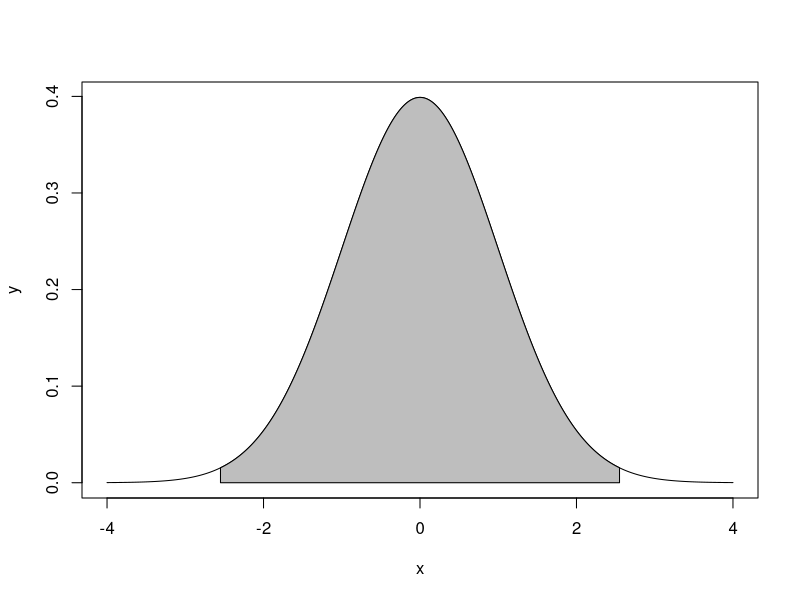

Source code (R):
# Page no 120

prob1 <- pnorm(-2.55)
prob2 <- pnorm(2.55)
desired.prob <- prob2 - prob1
desired.prob

x = seq (-4,4, length = 10000)
y = dnorm (x,0,1)
plot (x,y, type  ="l")
x = seq (-2.55,2.55, length = 10000)
y = dnorm (x,0,1)
polygon (c(-2.55,x ,2.55) ,c(0,y ,0) ,col =" gray ")